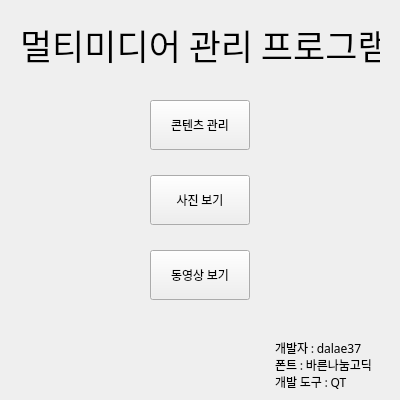
<?xml version="1.0" encoding="UTF-8"?>
<ui version="4.0">
 <class>MultimediaManagementProgramClass</class>
 <widget class="QMainWindow" name="MultimediaManagementProgramClass">
  <property name="geometry">
   <rect>
    <x>0</x>
    <y>0</y>
    <width>400</width>
    <height>400</height>
   </rect>
  </property>
  <property name="windowTitle">
   <string>멀티미디어 관리 프로그램</string>
  </property>
  <widget class="QWidget" name="centralWidget">
   <widget class="QPushButton" name="ContentsManagement">
    <property name="geometry">
     <rect>
      <x>150</x>
      <y>100</y>
      <width>100</width>
      <height>50</height>
     </rect>
    </property>
    <property name="font">
     <font>
      <family>나눔바른고딕</family>
     </font>
    </property>
    <property name="text">
     <string>콘텐츠 관리</string>
    </property>
   </widget>
   <widget class="QPushButton" name="PhotoViewer">
    <property name="geometry">
     <rect>
      <x>150</x>
      <y>175</y>
      <width>100</width>
      <height>50</height>
     </rect>
    </property>
    <property name="font">
     <font>
      <family>나눔바른고딕</family>
     </font>
    </property>
    <property name="text">
     <string>사진 보기</string>
    </property>
   </widget>
   <widget class="QPushButton" name="VideoViewer">
    <property name="geometry">
     <rect>
      <x>150</x>
      <y>250</y>
      <width>100</width>
      <height>50</height>
     </rect>
    </property>
    <property name="font">
     <font>
      <family>나눔바른고딕</family>
     </font>
    </property>
    <property name="text">
     <string>동영상 보기</string>
    </property>
   </widget>
   <widget class="QLabel" name="Title">
    <property name="geometry">
     <rect>
      <x>20</x>
      <y>20</y>
      <width>360</width>
      <height>50</height>
     </rect>
    </property>
    <property name="font">
     <font>
      <family>나눔바른고딕</family>
      <pointsize>26</pointsize>
     </font>
    </property>
    <property name="text">
     <string>멀티미디어 관리 프로그램</string>
    </property>
   </widget>
   <widget class="QLabel" name="CopyRight">
    <property name="geometry">
     <rect>
      <x>275</x>
      <y>340</y>
      <width>100</width>
      <height>50</height>
     </rect>
    </property>
    <property name="font">
     <font>
      <family>나눔바른고딕</family>
     </font>
    </property>
    <property name="text">
     <string>개발자 : dalae37
폰트 : 바른나눔고딕
개발 도구 : QT</string>
    </property>
   </widget>
  </widget>
 </widget>
 <layoutdefault spacing="6" margin="11"/>
 <resources>
  <include location="MultimediaManagementProgram.qrc"/>
 </resources>
 <connections>
  <connection>
   <sender>ContentsManagement</sender>
   <signal>clicked()</signal>
   <receiver>MultimediaManagementProgramClass</receiver>
   <slot>OpenContentsManagement()</slot>
   <hints>
    <hint type="sourcelabel">
     <x>382</x>
     <y>228</y>
    </hint>
    <hint type="destinationlabel">
     <x>488</x>
     <y>222</y>
    </hint>
   </hints>
  </connection>
  <connection>
   <sender>PhotoViewer</sender>
   <signal>clicked()</signal>
   <receiver>MultimediaManagementProgramClass</receiver>
   <slot>OpenPhotoViewer()</slot>
   <hints>
    <hint type="sourcelabel">
     <x>412</x>
     <y>348</y>
    </hint>
    <hint type="destinationlabel">
     <x>491</x>
     <y>359</y>
    </hint>
   </hints>
  </connection>
  <connection>
   <sender>VideoViewer</sender>
   <signal>clicked()</signal>
   <receiver>MultimediaManagementProgramClass</receiver>
   <slot>OpenVideoViewer()</slot>
   <hints>
    <hint type="sourcelabel">
     <x>393</x>
     <y>520</y>
    </hint>
    <hint type="destinationlabel">
     <x>497</x>
     <y>533</y>
    </hint>
   </hints>
  </connection>
 </connections>
 <slots>
  <slot>OpenContentsManagement()</slot>
  <slot>OpenPhotoViewer()</slot>
  <slot>OpenVideoViewer()</slot>
 </slots>
</ui>
